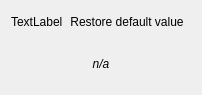
<?xml version="1.0" encoding="UTF-8"?>
<ui version="4.0">
 <class>ccs::main::CaptureParameterWidget</class>
 <widget class="QWidget" name="ccs::main::CaptureParameterWidget">
  <property name="geometry">
   <rect>
    <x>0</x>
    <y>0</y>
    <width>189</width>
    <height>95</height>
   </rect>
  </property>
  <property name="sizePolicy">
   <sizepolicy hsizetype="Minimum" vsizetype="Fixed">
    <horstretch>0</horstretch>
    <verstretch>0</verstretch>
   </sizepolicy>
  </property>
  <layout class="QGridLayout" name="gridLayout_2">
   <property name="bottomMargin">
    <number>0</number>
   </property>
   <property name="spacing">
    <number>0</number>
   </property>
   <item row="0" column="0">
    <widget class="QLabel" name="nameLabel">
     <property name="sizePolicy">
      <sizepolicy hsizetype="MinimumExpanding" vsizetype="Preferred">
       <horstretch>0</horstretch>
       <verstretch>0</verstretch>
      </sizepolicy>
     </property>
     <property name="text">
      <string>TextLabel</string>
     </property>
    </widget>
   </item>
   <item row="1" column="0" colspan="2">
    <widget class="QStackedWidget" name="stackedWidget">
     <property name="currentIndex">
      <number>0</number>
     </property>
     <widget class="QLabel" name="inactiveLabel">
      <property name="font">
       <font>
        <italic>true</italic>
       </font>
      </property>
      <property name="text">
       <string>n/a</string>
      </property>
      <property name="alignment">
       <set>Qt::AlignCenter</set>
      </property>
     </widget>
     <widget class="QWidget" name="integerWidget">
      <layout class="QGridLayout" name="gridLayout">
       <property name="leftMargin">
        <number>0</number>
       </property>
       <property name="topMargin">
        <number>0</number>
       </property>
       <property name="rightMargin">
        <number>0</number>
       </property>
       <property name="bottomMargin">
        <number>0</number>
       </property>
       <item row="0" column="1">
        <widget class="QSpinBox" name="integerSpinBox">
         <property name="frame">
          <bool>true</bool>
         </property>
        </widget>
       </item>
       <item row="0" column="0">
        <widget class="QSlider" name="integerHorizontalSlider">
         <property name="sizePolicy">
          <sizepolicy hsizetype="MinimumExpanding" vsizetype="Fixed">
           <horstretch>0</horstretch>
           <verstretch>0</verstretch>
          </sizepolicy>
         </property>
         <property name="orientation">
          <enum>Qt::Horizontal</enum>
         </property>
        </widget>
       </item>
      </layout>
     </widget>
     <widget class="QComboBox" name="singleChoiceComboBox"/>
    </widget>
   </item>
   <item row="0" column="1">
    <widget class="QToolButton" name="restoreDefaultButton">
     <property name="text">
      <string>Restore default value</string>
     </property>
     <property name="icon">
      <iconset theme="kt-restore-defaults">
       <normaloff>.</normaloff>.</iconset>
     </property>
     <property name="autoRaise">
      <bool>true</bool>
     </property>
    </widget>
   </item>
  </layout>
 </widget>
 <resources/>
 <connections>
  <connection>
   <sender>integerHorizontalSlider</sender>
   <signal>valueChanged(int)</signal>
   <receiver>integerSpinBox</receiver>
   <slot>setValue(int)</slot>
   <hints>
    <hint type="sourcelabel">
     <x>79</x>
     <y>76</y>
    </hint>
    <hint type="destinationlabel">
     <x>117</x>
     <y>81</y>
    </hint>
   </hints>
  </connection>
  <connection>
   <sender>integerSpinBox</sender>
   <signal>valueChanged(int)</signal>
   <receiver>integerHorizontalSlider</receiver>
   <slot>setValue(int)</slot>
   <hints>
    <hint type="sourcelabel">
     <x>120</x>
     <y>59</y>
    </hint>
    <hint type="destinationlabel">
     <x>82</x>
     <y>69</y>
    </hint>
   </hints>
  </connection>
 </connections>
</ui>
